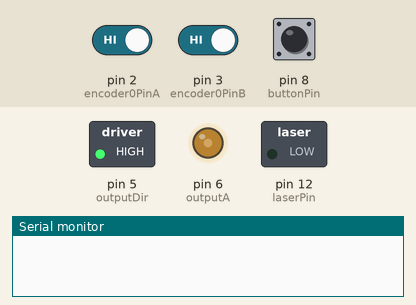
A sketch run on a simulated Arduino Uno, built with avr-gcc and run on an emulated ATmega328P. Parts: switched loads named in the sketch (green lamp = pin HIGH), output pins drawn as LEDs (lit = HIGH), the last lines printed to the serial monitor. The inputs (shaded band) are chosen by the test bench; at power-on: pin 8 (buttonPin) LOW, pin 2 (encoder0PinA) HIGH, pin 3 (encoder0PinB) HIGH.

Above: at 1.2 s.
1.3 s: pin 8 (buttonPin) pulled HIGH for 0.15 s
At 2.1 s:
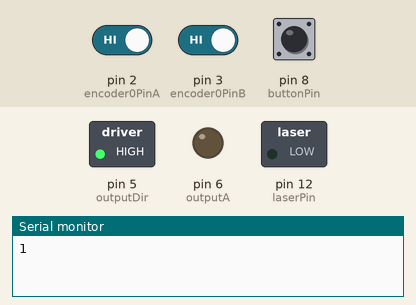
Timing chart, 0 to 4.3 s (numbered marks = the images above; inputs shaded):
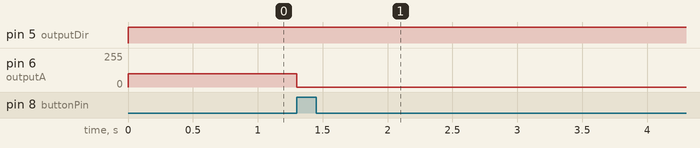

The sketch:

ilrud_PID.ino
```cpp
#define outputA 6
#define outputDir 5
#define buttonPin 8
#define laserPin 12

#define baseencoder0Pos 0
#define encoder0PinA 2
#define encoder0PinB 3
#define RELATIVE 0
#define ABSOLUTE 1

#define Kp 5
#define Kd 0 //100
#define Ki 0.01
#define integrator_max 1000
#define integrator_min -1000
#define min_zero 0
#define max_zero 520

#define max_vel_absolutely 6399


bool lahutz = false;
long last_millis;
long dt = 0;
int last_button = LOW;
double last_delta;
int count = 0;
double ratio = 5.825;
volatile int encoder0Pos = baseencoder0Pos;
volatile int encoder0PinALast = LOW;
volatile int n = LOW;
int valNew = 0;
int valOld = 0;
volatile int m = LOW;
int angle = 0;
double delta = 0;
bool stop = false;
bool clockwise = true;
int goal = angle;
int buttonState = 0;
int min_vel = 100;
bool last_dir = clockwise;
int backlash = 0;
bool dironpush = clockwise;
bool right = false;
bool left = false;
int absmax = 90*ratio;
int absmin = -1;
bool startup = true;
bool started = true;

int last_laser_on = 0;
int laser_on = 0;
int rORa = 0;
double Int = 0;

bool isPID = false;
int startangle = 0;
double diff;

void CountA()
{
  n = digitalRead(encoder0PinA);
  if ((encoder0PinALast == LOW) && (n == HIGH)) {
    if (m == LOW) {                                 // m == direction
       encoder0Pos--;
    }
    else {
      encoder0Pos++;
    }
  }
}
void StateB()
{
  m = digitalRead(encoder0PinB);
}
void setup()
{
  //attach to pins
  pinMode (encoder0PinA,INPUT);
  pinMode (encoder0PinB,INPUT);

  pinMode(outputA,OUTPUT);
  pinMode(outputDir,OUTPUT);
  pinMode(buttonPin,INPUT);
  pinMode(laserPin,OUTPUT);
  Serial.begin (2000000);

  attachInterrupt(1, CountA, CHANGE);
  attachInterrupt(0, StateB, FALLING);

}

void loop()
{
    //get the angle from the user.
    get_angle();
    // int the () - PID
    int vel = choose_vel(true);
    // move clockwise
    if(!stop)
    {
      move_vel(clockwise, vel);
    }
    button_check();
    encoder0PinALast = n;
    valNew = encoder0Pos;
    stops();
    change_laser(laser_on);
}

int stopp()
{
  //Serial.print("stopp");
  digitalWrite(outputA, LOW);   // turn the motor off
  stop = true;

  if(started == true)
  {
  Serial.write('1');
  }
  started = false;
  return 0;
}

int get_angle()
{
/*
     if (Serial.available() > 0) {
      //Serial.print("get_angle");
        stop = false;
        startangle = encoder0Pos;
        int angle = Serial.parseInt();
        //Serial.print(angle);
        if(angle == 0)
        {
        stopp();
        }
        if(angle > 360)
        {
          angle %= 360;
        }
        angle *= ratio;
        rORa = RELATIVE;
     */
    if (Serial.available() > 1) {
        stop = false;
        //startup = false;
        int angle1 = (int)Serial.read();
        int angle2 = (int)Serial.read();
        //there's an option for resolution improvement
        int raw_angle = angle1*256 + angle2;
        angle = (raw_angle)%4096 - 2048;
        //bit #13 is whether the laser on - 0 for off, 1 for on
        laser_on = ((raw_angle/4096))%2;
        //bit #14 is 0 for relative move and 1 for absoolute move
        rORa = (raw_angle/8192)%2;

      started = true;

        if(rORa == RELATIVE)
          {
          clockwise = false;
          goal = encoder0Pos + angle;
          if (angle < 0) {
            clockwise = true;
            angle = -angle;
          }
          //Serial.print("clockwise = ");
          //Serial.println(clockwise);

          if(last_dir != clockwise)
          {
            angle += backlash;
          }

          }
          else // absolute
          {
            //Serial.print("abs");
            if (angle < encoder0Pos)
            {
              clockwise = true;
            }
            else
            {
              clockwise = false;
            }
            goal = angle;
          }
        //should be moved to whne stopping
        Int = 0;
        last_millis = millis();
    }
}

int choose_vel(bool PID)
{
  isPID = PID;
    // The PID bool is whther to use pid method
    // if it is the startup loop: only first time
    int vel;
     if(startup)
    {
      clockwise = true;
      goal = -30000; // 300000 is infinity
      stop = false;
      vel = min_vel;
    }
    else if(PID)//calculate the velocity
    {
    delta = goal - encoder0Pos;
    count++;
    count %= 10000;
    long millis_now = millis();
    if(count%100  == 5)
    {
      dt = (millis_now - last_millis);
      diff =  1000*(delta - last_delta)/dt;
      Int += delta*dt;
      last_delta = delta;
      last_millis = millis();
    }


    double P = Kp * delta;
    double D = Kd * diff;
    double I = Ki * Int;
    I = min(I, integrator_max);
    I = max(I, integrator_min);

    vel = (P + D + I);

    vel = min(max_vel_absolutely,vel);
    vel = max(-1*max_vel_absolutely, vel);

    if(vel < 0)
    {
      clockwise = true;
    }
    else
    {
      clockwise = false;
    }
    if(abs(diff) < 1 && (abs(encoder0Pos - goal) < 3))
    {
      //Serial.print("DIFFF ");
      //Serial.println(diff);
      //Serial.print("errrrror ");
      //Serial.println(encoder0Pos - goal);
      stopp();
    }

    if(false && count == 0)
    {
    Serial.print("vel: ");
    Serial.print(vel);
    Serial.print(" delta:");
    Serial.println(delta);
    Serial.println(clockwise);
    Serial.print("encoder: ");
    Serial.println(encoder0Pos);
    Serial.print("P: ");
    Serial.print(P);
    Serial.print("  I: ");
    Serial.print(I);
    Serial.print("  D: ");
    Serial.print(D);
    Serial.print("  diff: ");
    Serial.println(diff);

    }

    }
    // I don't want to use the PID method
    if(!PID){
    vel = min_vel;
    }
    return abs(vel);
}


int move_vel(bool clockwise, int vel)
{
   if(clockwise)
    {
    analogWrite(outputA, vel);
    digitalWrite(outputDir, HIGH);
    }
    // move unclockwise
    if(!clockwise)
    {
    //Serial.print("!clockwise");
    analogWrite(outputA, vel);
    digitalWrite(outputDir, LOW);   // turn the motor dir
    }
}

int button_check()
{
  //check for the button
    buttonState = digitalRead(buttonPin);
    if (buttonState == HIGH) {
    encoder0Pos = 0;
    startup = 0;
    lahutz = true;
    }
    else
    {
      lahutz = false;
    }
    last_dir = clockwise;
}

int stops()
{
  if (valNew != valOld) {
    // if I got to the right place
    if(!isPID && ((encoder0Pos > goal && !clockwise) || (encoder0Pos < goal && clockwise )))
    {
      //Serial.println("place!");
      stopp();
    }

    if((encoder0Pos > absmax && !clockwise && !startup) || (encoder0Pos < absmin && clockwise && !startup))
    {
      //Serial.print("encoder = ");
      //Serial.println(encoder0Pos);
      //Serial.print("absMax = ");
      //Serial.println(absmax);
      //Serial.print("absMin = ");
      //Serial.println(absmin);
      //Serial.print("clockwise=");
      //Serial.print(clockwise);
      //Serial.print("2youve got to the right place!");
      stopp();
    }

      valOld = valNew;
    }
        if(clockwise && lahutz)
    {
      //Serial.print("this is illegitimate dir");
      stopp();
    }
}
int change_laser(int laser_on)
{
    digitalWrite(laserPin, laser_on);
}
```

Measured:
- after the input at 1.3 s, pin 6 (outputA): 100/255 → 0/255 at once
